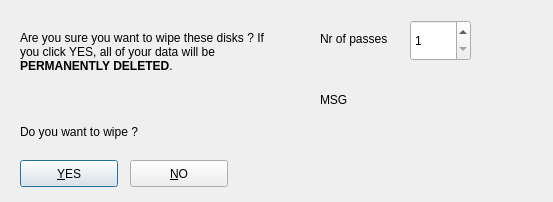
<?xml version="1.0" encoding="UTF-8"?>
<ui version="4.0">
 <class>ConfirmDlg</class>
 <widget class="QDialog" name="ConfirmDlg">
  <property name="geometry">
   <rect>
    <x>0</x>
    <y>0</y>
    <width>553</width>
    <height>202</height>
   </rect>
  </property>
  <property name="windowTitle">
   <string>Confirm annihilation</string>
  </property>
  <property name="modal">
   <bool>true</bool>
  </property>
  <widget class="QLabel" name="label">
   <property name="geometry">
    <rect>
     <x>20</x>
     <y>20</y>
     <width>251</width>
     <height>131</height>
    </rect>
   </property>
   <property name="text">
    <string>&lt;html&gt;&lt;head/&gt;&lt;body&gt;&lt;p&gt;Are you sure you want to wipe these disks ? If you click YES, all of your data will be &lt;span style=&quot; font-weight:600;&quot;&gt;PERMANENTLY DELETED&lt;/span&gt;.&lt;/p&gt;&lt;p&gt;&lt;br/&gt;&lt;/p&gt;&lt;p&gt;Do you want to wipe ?&lt;/p&gt;&lt;/body&gt;&lt;/html&gt;</string>
   </property>
   <property name="wordWrap">
    <bool>true</bool>
   </property>
  </widget>
  <widget class="QPushButton" name="yesButt">
   <property name="geometry">
    <rect>
     <x>20</x>
     <y>160</y>
     <width>98</width>
     <height>27</height>
    </rect>
   </property>
   <property name="text">
    <string>&amp;YES</string>
   </property>
  </widget>
  <widget class="QPushButton" name="noButt">
   <property name="geometry">
    <rect>
     <x>130</x>
     <y>160</y>
     <width>98</width>
     <height>27</height>
    </rect>
   </property>
   <property name="text">
    <string>&amp;NO</string>
   </property>
  </widget>
  <widget class="QLabel" name="tooMuchTime">
   <property name="geometry">
    <rect>
     <x>320</x>
     <y>70</y>
     <width>181</width>
     <height>61</height>
    </rect>
   </property>
   <property name="text">
    <string>MSG</string>
   </property>
   <property name="textFormat">
    <enum>Qt::RichText</enum>
   </property>
   <property name="wordWrap">
    <bool>true</bool>
   </property>
  </widget>
  <widget class="QSpinBox" name="nrPasses">
   <property name="geometry">
    <rect>
     <x>410</x>
     <y>20</y>
     <width>61</width>
     <height>41</height>
    </rect>
   </property>
   <property name="sizePolicy">
    <sizepolicy hsizetype="Expanding" vsizetype="Expanding">
     <horstretch>0</horstretch>
     <verstretch>0</verstretch>
    </sizepolicy>
   </property>
   <property name="minimumSize">
    <size>
     <width>0</width>
     <height>0</height>
    </size>
   </property>
   <property name="minimum">
    <number>1</number>
   </property>
   <property name="maximum">
    <number>7</number>
   </property>
  </widget>
  <widget class="QLabel" name="label_2">
   <property name="geometry">
    <rect>
     <x>320</x>
     <y>30</y>
     <width>82</width>
     <height>17</height>
    </rect>
   </property>
   <property name="sizePolicy">
    <sizepolicy hsizetype="Expanding" vsizetype="Expanding">
     <horstretch>0</horstretch>
     <verstretch>0</verstretch>
    </sizepolicy>
   </property>
   <property name="text">
    <string>Nr of passes</string>
   </property>
  </widget>
  <zorder>layoutWidget</zorder>
  <zorder>label</zorder>
  <zorder>yesButt</zorder>
  <zorder>noButt</zorder>
  <zorder>tooMuchTime</zorder>
 </widget>
 <resources/>
 <connections/>
</ui>
